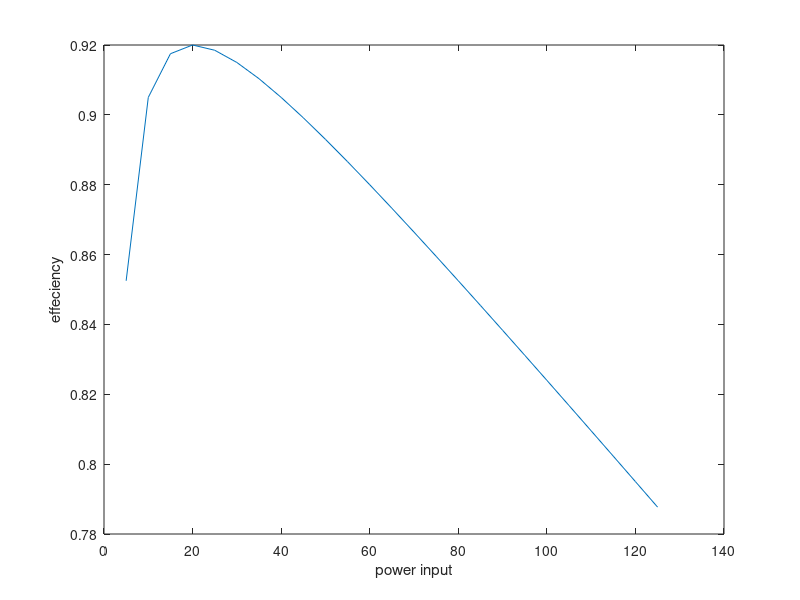

This figure's MATLAB source:
%power input = P_in
P_in=[0:5:125];
%power lose = P_lose
P_lose=0.6+0.02*P_in+0.0015*(P_in).^2;
P_out=P_in-P_lose;
%effeciency
E=P_out./P_in;
%plot effeciency vs power input
plot(P_in,E);
xlabel('power input')
ylabel('effeciency')